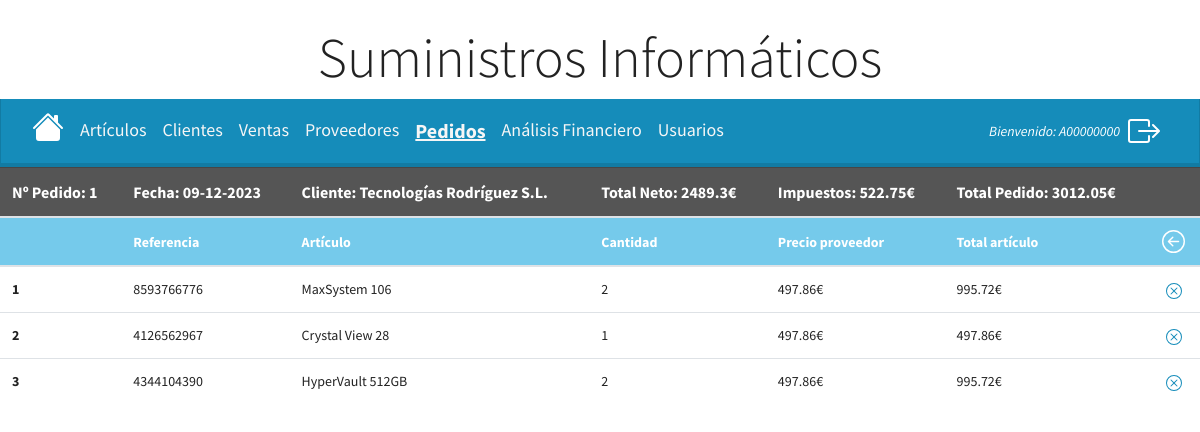
Page /protected_admin/pedidos/detalle_pedido/1 (signed in) on the committed database.
### models.py (models this page shows, shortened)
class User(db.Base, UserMixin):
    __tablename__ = 'usuario'
    __table_args__ = {'sqlite_autoincrement': True}
    id = Column(Integer, primary_key=True)  # establecemos el id como Primary Key
    username = Column(String(10), unique=True, nullable=False)
    password = Column(String(128), nullable=False)
    type_user = Column(Boolean, default=False) #False = cliente / True = administrador

class Pedido(db.Base):
    __tablename__ = 'pedido'
    __table_args__ = {'sqlite_autoincrement': True}
    id_pedido = Column(Integer, primary_key=True)  # establecemos el id como Primary Key
    id_proveedor = Column(Integer, ForeignKey('proveedor.id_proveedor'))
    fecha = Column(Date)
    total_neto = Column(Float)
    impuesto = Column(Float)
    total = Column(Float)
    rel_pedido_detalle = relationship('Detalle_pedido', backref='rel_detalle_pedido', cascade='all, delete-orphan',
                             passive_deletes=True)

class Proveedor(db.Base):
    __tablename__ = 'proveedor'
    __table_args__ = {'sqlite_autoincrement': True}
    id_proveedor = Column(Integer, primary_key=True) #establecemos el id como Primary Key
    nombre = Column(String(128))
    nif = Column(String(16), unique=True) # Sólo puede haber un proveedor con el mismo NIF
    direccion = Column(String(128))
    contacto = Column(String(64))
    tlf_fijo = Column(String(32))
    tlf_movil = Column(String(32))
    correo = Column(String(64))
    rel_proveedor_articulo = relationship('Articulo', backref='rel_articulo_proveedor')
    rel_pedido = relationship('Pedido', backref='rel_proveedor')

class Detalle_pedido(db.Base):
    __tablename__ = 'detalle_pedido'
    __table_args__ = {'sqlite_autoincrement': True}
    id_detalle_pedido = Column(Integer, primary_key=True)  # establecemos el id como Primary Key
    id_pedido = Column(Integer, ForeignKey('pedido.id_pedido', ondelete='CASCADE'))
    id_articulo = Column(Integer, ForeignKey('articulo.id_articulo'))
    cantidad = Column(Integer)
    rel_pedido_articulo = relationship('Articulo', backref='rel_articulo_pedido')

class Articulo(db.Base):
    __tablename__ = "articulo"
    __table_args__ = {"sqlite_autoincrement": True}
    id_articulo = Column(Integer, primary_key=True) # establecemos el id_articulo como Primary Key
    referencia = Column(String(64), unique=True) # campo único y que no se puede repetir
    nombre = Column(String(128))
    marca = Column(String(64))
    precio_venta = Column(Float)
    stock = Column(Integer)
    categoria = Column(String(64))
    descripcion = Column(String(128), default='')
    ubicacion = Column(String(64), default='')
    id_proveedor = Column(Integer, ForeignKey('proveedor.id_proveedor')) # id_proveedor como Foreign Key
    precio_proveedor = Column(Float)
    pctablets = relationship('PC_Tablet', back_populates='articulo', cascade='all, delete-orphan',
                             passive_deletes=True, uselist=False)
    monitores = relationship('Monitor', back_populates='articulo', cascade='all, delete-orphan',
                             passive_deletes=True, uselist=False)
    almacenamientos = relationship('Almacenamiento', back_populates='articulo', cascade='all, delete-orphan',
                             passive_deletes=True, uselist=False)
    redes = relationship('Redes', back_populates='articulo', cascade='all, delete-orphan',
                             passive_deletes=True, uselist=False)

### main.py (the view)
@app.route('/protected_admin/pedidos/detalle_pedido/<id_pedido>')
@login_required
@admin_required # Vista protegida que solo se puede acceder con autenticación de administrador
def detalle_pedido(id_pedido):
    pedido = db.session.query(Pedido).filter_by(id_pedido=int(id_pedido)).first()
    return render_template('detalle-pedido.html', pedido=pedido)

### functions.py (called while the page is built)
def admin_required(f): # recibe como parámetro una función 'f' que será la función a proteger
    @wraps(f)
    def decorated_function(*args, **kwargs): # verificamos si el usuario está autentificado
        if not current_user.is_authenticated or not current_user.type_user:
            flash('Acceso denegado. Solo los administradores pueden acceder a la ruta introducida.',
                  'danger')
            return redirect(url_for('protected'))
        return f(*args, **kwargs) # si el usuario está logueado y es administrador ejecuta la función 'f'
    return decorated_function

### main.py (called while the page is built)
@login_manager.user_loader
def load_user(user_id):
    return db.session.get(User, user_id)

### templates/detalle-pedido.html (shortened to what this page needs)
{% extends 'pedidos.html' %}
{% block content %}
    <table class="table table-hover">
      <thead>
        <tr class="table-dark size_row_ventas">
          <th scope="col">Nº Pedido: {{ pedido.id_pedido }}</th>
          <th scope="col">Fecha: {{ pedido.fecha.strftime('%d-%m-%Y') }}</th>
          <th scope="col">Cliente: {{ pedido.rel_proveedor.nombre }}</th>
          <th scope="col">Total Neto: {{ pedido.total_neto }}€</th>
          <th scope="col">Impuestos: {{ (pedido.total_neto * pedido.impuesto) | round(2) }}€</th>
          <th scope="col">Total Pedido: {{ pedido.total }}€</th>
          <th scope="col"></th>
        </tr>
        <tr class="table-info">
          <th scope="col"></th>
          <th scope="col">Referencia</th>
          <th scope="col">Artículo</th>
          <th scope="col">Cantidad</th>
          <th scope="col">Precio proveedor</th>
          <th scope="col">Total artículo</th>
          <th scope="col" class="text-center">
              <a href="/protected_admin/pedidos" title="Volver">
              </a>
          </th>
        </tr>
      </thead>
      <tbody>
        {% for detalle in pedido.rel_pedido_detalle %}
        <tr>
          <th scope="row">{{ loop.index }}</th>
          <td>{{ detalle.rel_pedido_articulo.referencia}}</td>
          <td>{{ detalle.rel_pedido_articulo.nombre }}</td>
          <td>{{ detalle.cantidad }}</td>
          <td>{{ detalle.rel_pedido_articulo.precio_proveedor }}€</td>
          <td>{{ (detalle.rel_pedido_articulo.precio_proveedor * detalle.cantidad) | round(2) }}€</td>
          <td class="text-center">
              <a href="/protected_admin/crear_pedido/eliminar_articulo/{{detalle.id_detalle_pedido}}">
              </a>
          </td>
        </tr>
        {% endfor %}
      </tbody>
    </table>
{% endblock %}

### templates/pedidos.html (shortened to what this page needs)
<!DOCTYPE html>
<html lang="en">
<head>
    <link rel="stylesheet" href="{{ url_for('static', filename='main.css')}}">
    <link rel="stylesheet" href="https://cdn.jsdelivr.net/npm/bootswatch@4.5.2/dist/lumen/bootstrap.min.css"
>
</head>
<body>
    <h1 class="display-4 text-center mt-4">Suministros Informáticos</h1>
    <nav class="navbar navbar-expand-lg bg-primary" data-bs-theme="dark">
        <div class="container-fluid">
            <a href="/protected_admin" title="Inicio">
            </a>
            <div class="collapse navbar-collapse" id="navbarColor01">
                <ul class="navbar-nav me-auto">
                    <li class="nav-item">
                        <a style="font-size: 18px;" class="nav-link text-light"
                           href="/protected_admin/articulos?page=1">Artículos</a>
                    </li>
                    <li class="nav-item">
                        <a style="font-size: 18px;" class="nav-link text-light"
                           href="/protected_admin/clientes?page=1">Clientes</a>
                    </li>
                    <li class="nav-item">
                        <a style="font-size: 18px;" class="nav-link text-light"
                           href="/protected_admin/ventas?page=1">Ventas</a>
                    </li>
                    <li class="nav-item">
                        <a style="font-size: 18px;" class="nav-link text-light"
                           href="/protected_admin/proveedores?page=1">Proveedores</a>
                    </li>
                    <li class="nav-item">
                        <a style="font-size: 20px;" class="nav-link text-light text-bold-underline"
                           href="/protected_admin/pedidos?page=1">Pedidos</a>
                    </li>
                    <li class="nav-item">
                        <a style="font-size: 18px;" class="nav-link text-light"
                           href="/protected_admin/nuevo_analisis">Análisis Financiero</a>
                    </li>
                    <li class="nav-item">
                        <a style="font-size: 18px;" class="nav-link text-light"
                           href="/protected_admin/usuarios">Usuarios</a>
                    </li>
                </ul>
            </div>
            <div class="navbar-nav ms-auto d-flex align-items-center">
                <div class="navbar-text">
                    <em class="text-white">Bienvenido: {{ current_user.username }}</em>
                </div>
                <a href="/logout" class="nav-link ms-3" title="Cerrar sesión">
                </a>
            </div>
        </div>
    </nav>
    {% block content %}{% endblock %}
</body>
</html>

### static/main.css (style rules this page uses)
.text-bold-underline { font-weight: bold; text-decoration: underline; }
.text-light { color: #FFFFFF; }
.text-center { text-align: center; }
.size_row_ventas { font-size: 16px; }

### rows in the picture
User: username "A00000000"
Pedido: id_pedido "1", fecha "09-12-2023", total_neto "2489.3", (pedido.total_neto*pedido.impuesto)|round(2) "522.75", total "3012.05"
Proveedor: rel_proveedor.nombre "Tecnologías Rodríguez S.L."
Detalle_pedido: rel_pedido_articulo.referencia "8593766776", rel_pedido_articulo.nombre "MaxSystem 106", cantidad "2", rel_pedido_articulo.precio_proveedor "497.86"
Articulo: precio_proveedor.cantidad "995.72"
Detalle_pedido: rel_pedido_articulo.referencia "4126562967", rel_pedido_articulo.nombre "Crystal View 28", cantidad "1", rel_pedido_articulo.precio_proveedor "497.86"
Articulo: precio_proveedor.cantidad "497.86"
Detalle_pedido: rel_pedido_articulo.referencia "4344104390", rel_pedido_articulo.nombre "HyperVault 512GB", cantidad "2", rel_pedido_articulo.precio_proveedor "497.86"
Articulo: precio_proveedor.cantidad "995.72"
